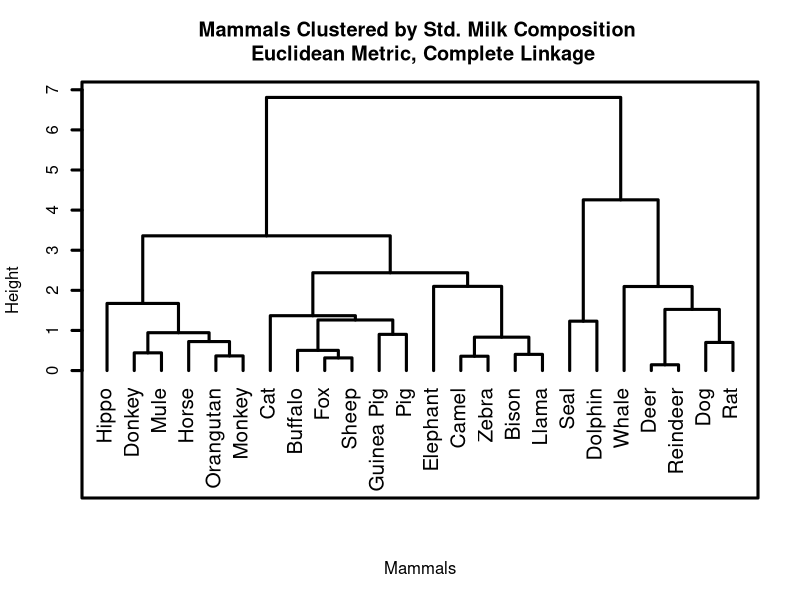
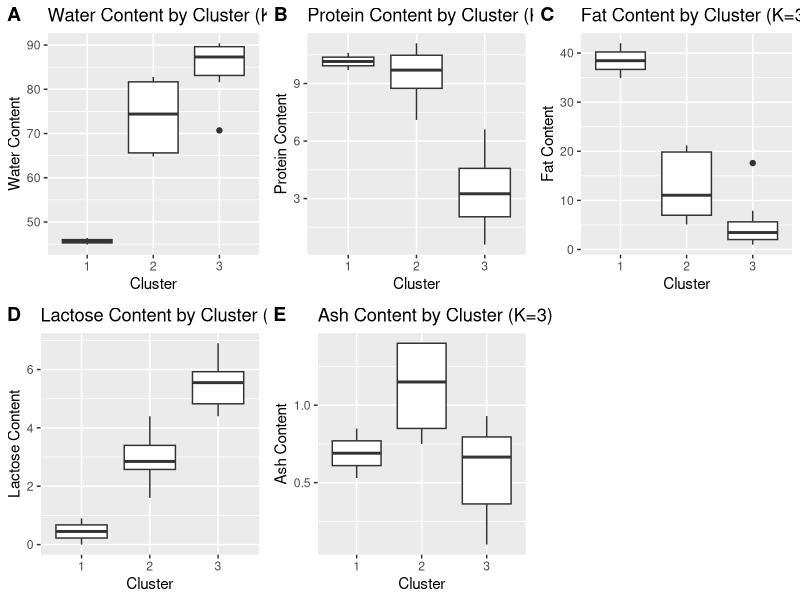
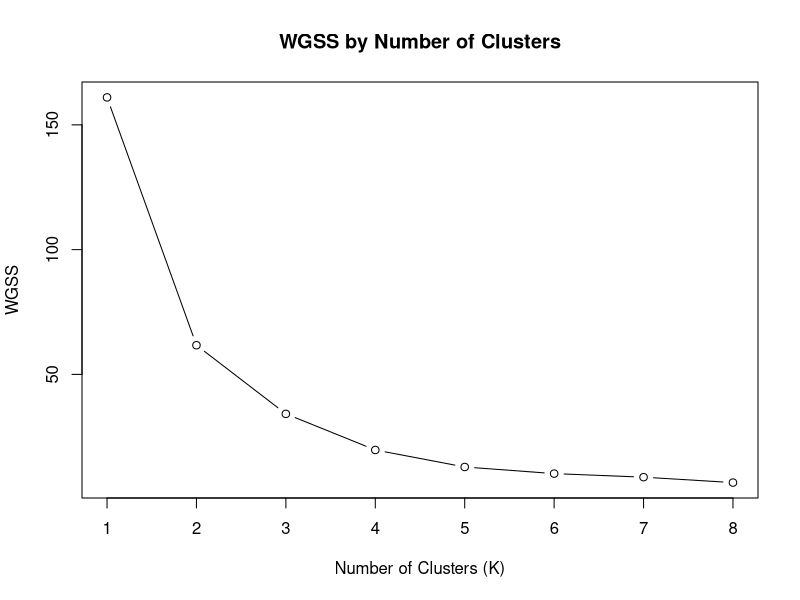

Reproduce these figures in R, in order.
## ---- chunk 1
knitr::opts_chunk$set(warning=FALSE, message=FALSE)
## ---- chunk 2
library(tidyverse)
Mammals_Milk<-read.csv("Milk_Composition.csv",header=T,row.names=1)
head(Mammals_Milk)
## ---- chunk 3
summary(Mammals_Milk)
## ---- chunk 4
Mammals_Milk_Std<-round(scale(Mammals_Milk),2)
head(Mammals_Milk_Std)
## ---- chunk 5
dist_matrix <- dist(scale(Mammals_Milk))

hclust_result <- hclust(dist_matrix)
plot(hclust_result, hang = -1, cex = 1.25, sub = "", main = "Mammals Clustered by Std. Milk Composition \n Euclidean Metric, Complete Linkage", xlab = "Mammals", frame.plot = TRUE, lwd = 3)

## ---- chunk 6
set.seed(125)
library(dplyr)
MMilk_km_3 <- kmeans(scale(Mammals_Milk), centers = 3, nstart = 100)
Mammals_Milk$km_3 <- MMilk_km_3$cluster

MMilk_km_4 <- kmeans(scale(Mammals_Milk), centers = 4, nstart = 100)
Mammals_Milk$km_4 <- MMilk_km_4$cluster

sorted_table_km_3 <- Mammals_Milk %>% arrange(km_3)
sorted_table_km_4 <- Mammals_Milk %>% arrange(km_4)

sorted_table_km_3
sorted_table_km_4

## ---- chunk 7
MMilk_Agg_K3 <- sorted_table_km_3 %>%
  group_by(km_3) %>%
  summarize(Count = n(),
    Mean_Water = round(mean(Water), 2),
    Mean_Protein = round(mean(Protein), 2),
    Mean_Fat = round(mean(Fat), 2),
    Mean_Lactose = round(mean(Lactose), 2),
    Mean_Ash = round(mean(Ash), 2))

MMilk_Agg_K4 <- sorted_table_km_4 %>%
  group_by(km_4) %>%
  summarize(Count = n(),
    Mean_Water = round(mean(Water), 2),
    Mean_Protein = round(mean(Protein), 2),
    Mean_Fat = round(mean(Fat), 2),
    Mean_Lactose = round(mean(Lactose), 2),
    Mean_Ash = round(mean(Ash), 2))

MMilk_Agg_K3
MMilk_Agg_K4
## ---- chunk 8
require(cowplot)
library(ggplot2)

graph1 <- ggplot(sorted_table_km_3, aes(x = as.factor(km_3), y = Water)) +
  geom_boxplot() +
  labs(title = "Water Content by Cluster (K=3)", x = "Cluster", y = "Water Content")
graph2 <- ggplot(sorted_table_km_3, aes(x = as.factor(km_3), y = Protein)) +
  geom_boxplot() +
  labs(title = "Protein Content by Cluster (K=3)", x = "Cluster", y = "Protein Content")
graph3 <- ggplot(sorted_table_km_3, aes(x = as.factor(km_3), y = Fat)) +
  geom_boxplot() +
  labs(title = "Fat Content by Cluster (K=3)", x = "Cluster", y = "Fat Content")
graph4 <- ggplot(sorted_table_km_3, aes(x = as.factor(km_3), y = Lactose)) +
  geom_boxplot() +
  labs(title = "Lactose Content by Cluster (K=3)", x = "Cluster", y = "Lactose Content")
graph5 <- ggplot(sorted_table_km_3, aes(x = as.factor(km_3), y = Ash)) +
  geom_boxplot() +
  labs(title = "Ash Content by Cluster (K=3)", x = "Cluster", y = "Ash Content")

plot_grid(graph1, graph2, graph3, graph4, graph5, labels = "AUTO")
## ---- chunk 9
wgss <- numeric(8)

for (k in 1:8) {set.seed(125)
  km_result <- kmeans(scale(Mammals_Milk), centers = k, nstart = 50)
  wgss[k] <- km_result$tot.withinss}

plot(1:8, wgss, type = "b", xlab = "Number of Clusters (K)", ylab = "WGSS", main = "WGSS by Number of Clusters")

#The elbow plot suggests 8 clusters. The dendrogram in Question 2 gave me the impression that there were more than 8 clusters.
